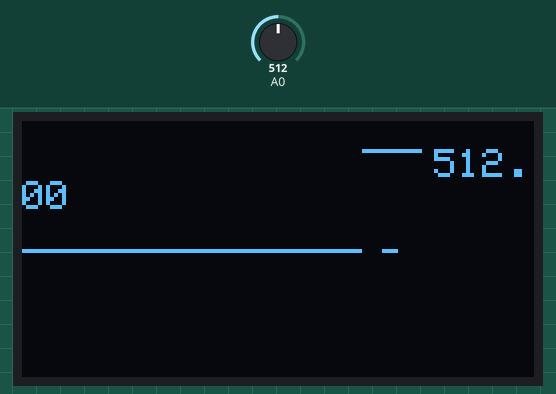
Bench run of a sketch on a simulated Arduino Uno, built with avr-gcc and run on an emulated ATmega328P. Parts: 128×64 one-colour display. The test bench sets the inputs (shaded band); at power-on: A0 = 512. What the sketch prints to the serial monitor is not drawn.

Above: at 2.27 s.
2.3 s: A0 set to 716
At 2.44 s:
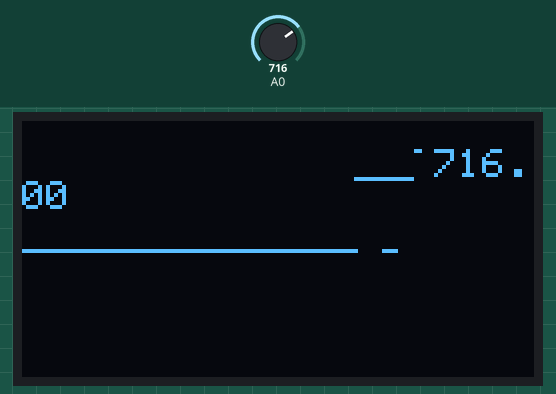
4.0 s: A0 set to 900
At 4.06 s:
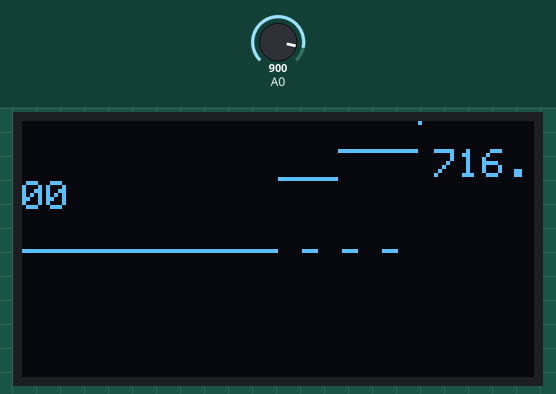
5.5 s: A0 set to 1023
At 5.6 s:
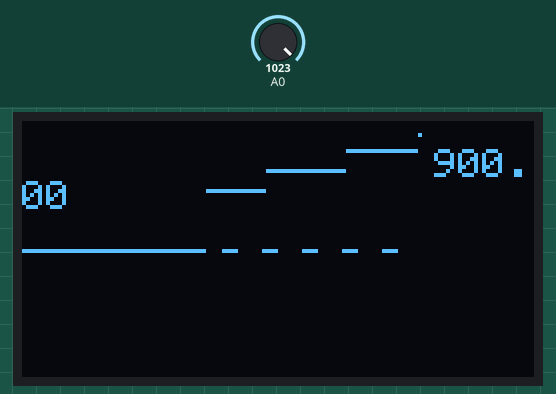

The sketch:

oledGraphing1.ino
```cpp
#include <SPI.h>
#include <Wire.h>
#include <Adafruit_GFX.h>
#include <Adafruit_SSD1306.h>

#define SCREEN_WIDTH 128 // OLED display width, in pixels
#define SCREEN_HEIGHT 64 // OLED display height, in pixels

// Declaration for an SSD1306 display connected to I2C (SDA, SCL pins)
// The pins for I2C are defined by the Wire-library.
// On an arduino UNO:       A4(SDA), A5(SCL)
// On an arduino MEGA 2560: 20(SDA), 21(SCL)
// On an arduino LEONARDO:   2(SDA),  3(SCL), ...
#define OLED_RESET     -1 // Reset pin # (or -1 if sharing Arduino reset pin)
#define SCREEN_ADDRESS 0x3C ///< See datasheet for Address; 0x3D for 128x64, 0x3C for 128x32
Adafruit_SSD1306 display(SCREEN_WIDTH, SCREEN_HEIGHT, &Wire, OLED_RESET);

int values[100];          //The array used for storing points on the graph
double maxVal = 1;        //The maximum value (to be updated later on)


void setup(){
  Serial.begin(9600);
  while(!Serial);
  if(!display.begin(SSD1306_SWITCHCAPVCC, SCREEN_ADDRESS)) {
    Serial.println(F("SSD1306 allocation failed"));
    for(;;); // Don't proceed, loop forever
  }
	//Set up text display
	display.setTextSize(1);
	display.setTextColor(SSD1306_WHITE);
  delay(1000);
  Serial.println("Beginning Program");
}

void addValue(int newVal){
  //Set the maximum to zero
  int currentMax = 0;
  for(int i = 1; i < 100;i++){
    //move all array items down 1
    values[i-1] = values[i];
    if(abs(values[i]) > currentMax){
      //Find the maximum value
      currentMax = values[i];
    }
  }
  //Set maximum value
  maxVal = currentMax;
  //Set newest last value
  values[99] = newVal;


}
void drawScreen(){
  //display.drawLine(12,32,114,32,1);
  //Variable for controlling how big dash lines are
  int dashNumber = 0;

  for(int i = 0; i < 100; i++){
    dashNumber += 1;
    //Draws each item in the values array (resizing it by the max value to ensure the graph is always on screen)
    display.drawPixel(i,32-(values[i]*(25/maxVal)),1);
    //Draws graph line
    if (dashNumber < 5){
      display.drawPixel(i,32,1);
    }
    //Resets graph line number to continuously make lines.
    if (dashNumber >= 10){
      dashNumber = 0;
    }
  }
  //Show max value.
  display.setCursor(103,7);
  display.print(maxVal);
  display.display();
}

void loop(){
  display.clearDisplay();
  addValue(function());
  drawScreen();
  delay(50);
}

double function(){
  //Read input from a0
  int x = analogRead(A0);
  return(x);
}
```
